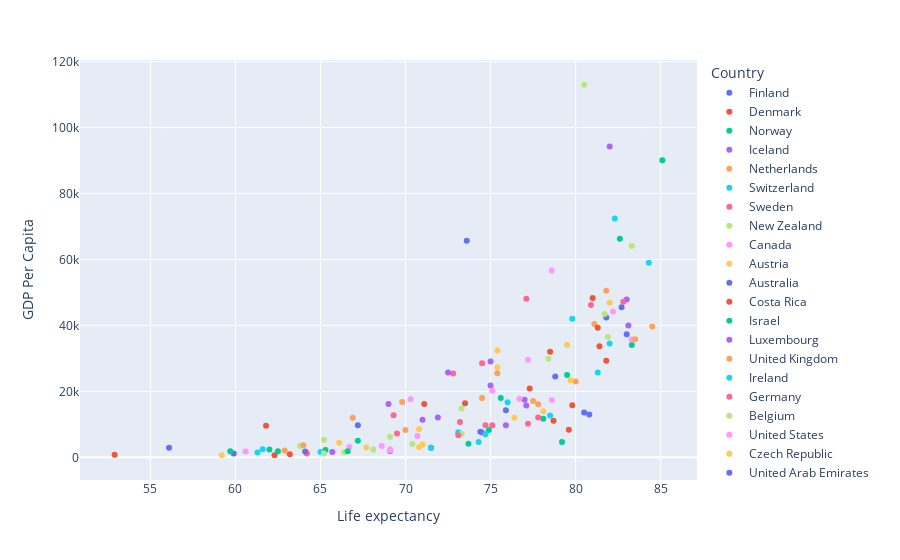

This figure's notebook cell:
### Markdown cell above
## Customizing hover information

### Code cell
# Create the scatterplot
fig = px.scatter(
  data_frame=life_gdp, 
  x="Life expectancy", 
  y="GDP Per Capita",
  color='Country',
  # Add columns to the hover information
  hover_data=["Country", "Life expectancy", "GDP Per Capita"],
  # Add bold variable in hover information
  hover_name='Country'
)

# Show the plot
fig.show()
with open('../docs/plots/scatter/hover_and_legends_2.html', 'w') as f:
    f.write(fig.to_html())
